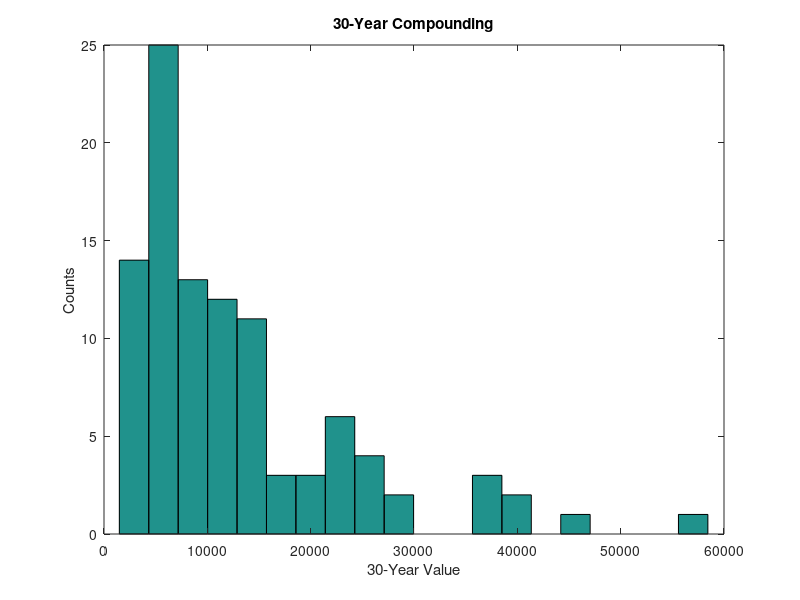

The MATLAB script that drew this image:
function returns()
    compound30Years();
end

function compound30Years()
    mu = .085;
    sigma = .15;
    initial = 1000;
    
    rets = normrnd(mu, sigma, 100, 30);
    values = initial * prod(1+rets, 2);

    hist(values, 20)
    title('30-Year Compounding');
    xlabel('30-Year Value');
    ylabel('Counts');
    
    fprintf('\nInitial capital: %d', initial);
    fprintf('\nMean return: %.2f', mu);
    fprintf('\nStd Dev: %.2f', sigma);
    fprintf('\n30-Year Value Mean: %.2f', mean(values));
    fprintf('\n30-Year Value Std Dev: %.2f', mean(values));
    fprintf('\n\n');
end